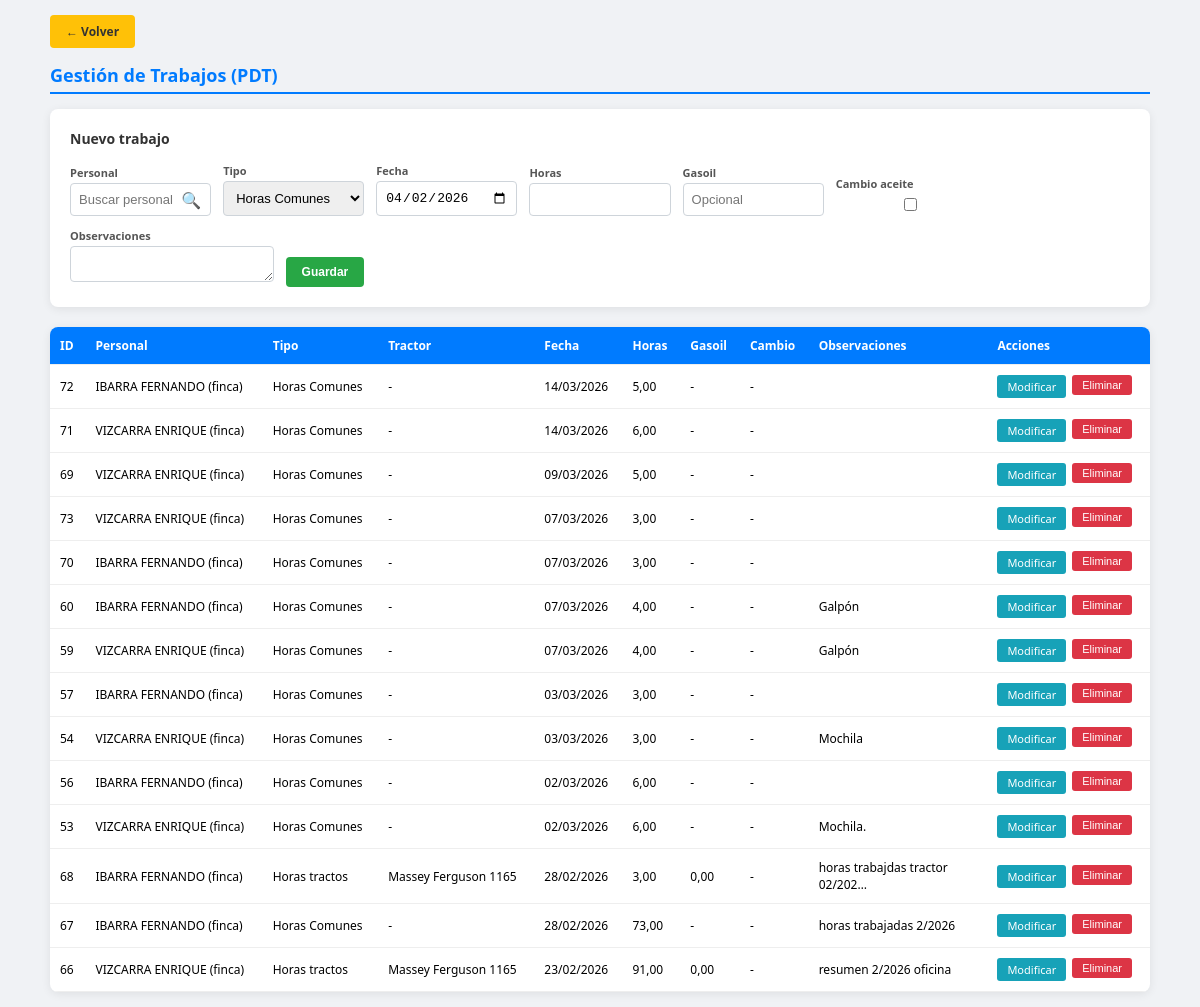
The app's page /gestion_trabajos.php (signed in), older data.
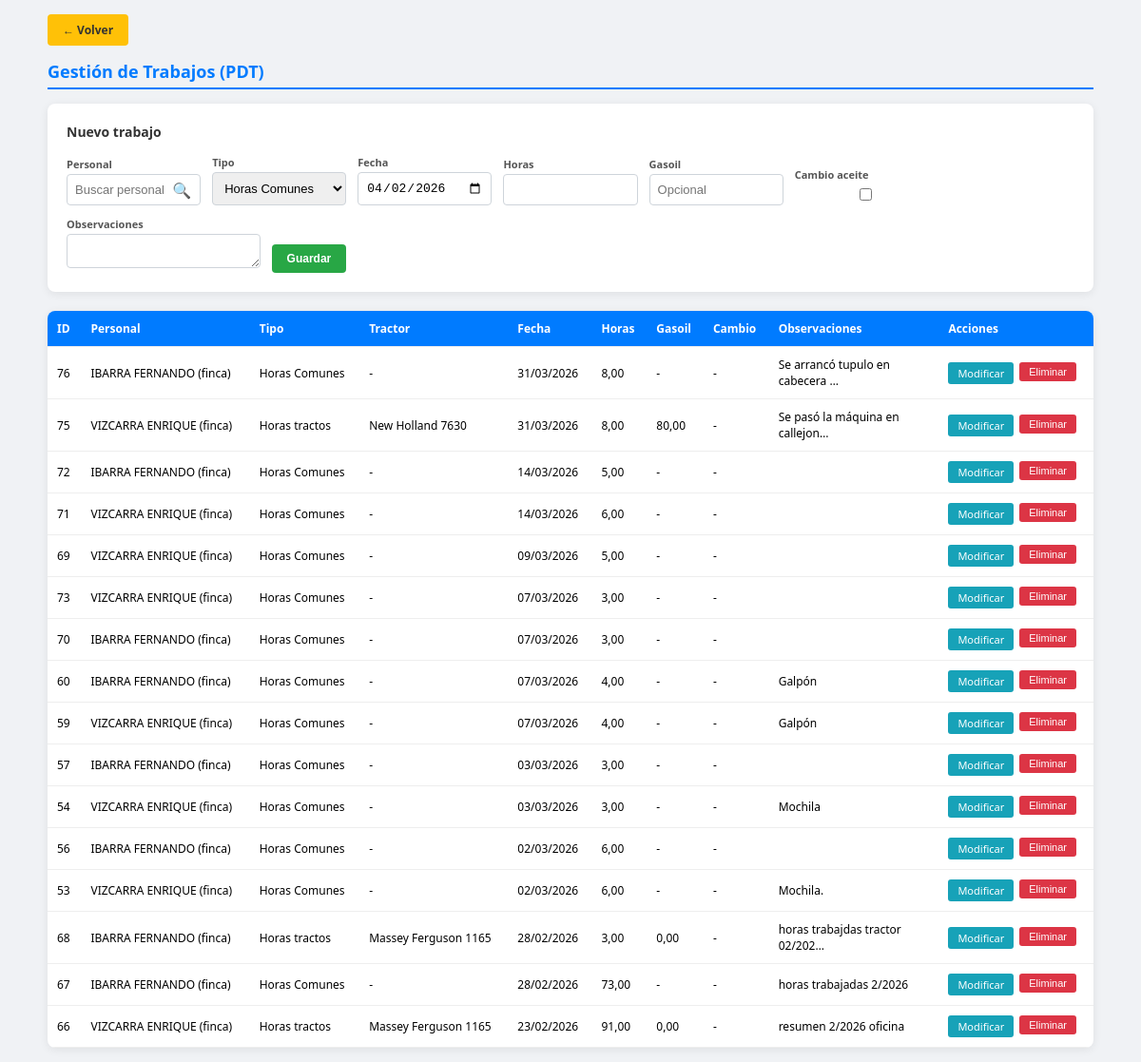
The same page, newer data.
### tables this page shows
CREATE TABLE `pdt` (
  `id` int(11) NOT NULL AUTO_INCREMENT,
  `usuario_id` int(11) NOT NULL,
  `tipo_horas` enum('Horas tractos','Horas Comunes') NOT NULL DEFAULT 'Horas Comunes',
  `tractor` varchar(100) DEFAULT NULL,
  `fecha` date NOT NULL,
  `horas` decimal(5,2) DEFAULT 0.00,
  `cant_gasoil` decimal(6,2) DEFAULT NULL,
  `cambio_aceite` tinyint(1) DEFAULT 0,
  `en_cc` tinyint(1) DEFAULT 0,
  `observaciones` text DEFAULT NULL,
  `fecha_creacion` timestamp NOT NULL DEFAULT current_timestamp(),
  `fecha_modificacion` timestamp NOT NULL DEFAULT current_timestamp() ON UPDATE current_timestamp(),
  PRIMARY KEY (`id`),
  KEY `idx_usuario` (`usuario_id`),
  KEY `idx_fecha` (`fecha`),
  CONSTRAINT `pdt_ibfk_1` FOREIGN KEY (`usuario_id`) REFERENCES `usuarios` (`id`) ON DELETE CASCADE
);

CREATE TABLE `usuarios` (
  `id` int(11) NOT NULL AUTO_INCREMENT,
  `apellido` varchar(150) NOT NULL,
  `dni` varchar(20) NOT NULL,
  `cuit` varchar(25) DEFAULT NULL,
  `domicilio` varchar(200) DEFAULT NULL,
  `email` varchar(100) DEFAULT NULL,
  `celular` varchar(20) DEFAULT NULL,
  `consorcio` varchar(100) DEFAULT NULL,
  PRIMARY KEY (`id`)
);

### gestion_trabajos.php (the view, shortened to what the changed rows need)
<?php
include 'db.php';
$editar = null;
$lista = [];
$res_lista = mysqli_query($conexion, "SELECT p.*, u.apellido AS usuario_nombre FROM pdt p
    INNER JOIN usuarios u ON u.id = p.usuario_id
    ORDER BY p.fecha DESC, p.id DESC LIMIT 500");
if ($res_lista) {
    while ($r = mysqli_fetch_assoc($res_lista)) {
        $lista[] = $r;
    }
}
?>
<!DOCTYPE html>
<html lang="es">
<head>
</head>
<body>
<div class="contenedor">
    <h1>Gestión de Trabajos (PDT)</h1>
    <div class="form-caja">
        <h2><?= $editar ? 'Modificar trabajo' : 'Nuevo trabajo' ?></h2>
    </div>
    <div class="grid-tabla">
        <table>
            <thead>
                <tr>
                    <th>ID</th>
                    <th>Personal</th>
                    <th>Tipo</th>
                    <th>Tractor</th>
                    <th>Fecha</th>
                    <th>Horas</th>
                    <th>Gasoil</th>
                    <th>Cambio</th>
                    <th>Observaciones</th>
                    <th>Acciones</th>
                </tr>
            </thead>
            <tbody>
                <?php if (empty($lista)): ?>
                <tr><td colspan="10" style="padding: 30px; text-align: center; color: #999;">No hay trabajos cargados</td></tr>
                <?php else: ?>
                <?php foreach ($lista as $p): ?>
                <tr>
                    <td><?= (int)$p['id'] ?></td>
                    <td><?= htmlspecialchars($p['usuario_nombre'] ?? '') ?></td>
                    <td><?= htmlspecialchars($p['tipo_horas'] ?? '-') ?></td>
                    <td><?= htmlspecialchars($p['tractor'] ?? '-') ?></td>
                    <td><?= date('d/m/Y', strtotime($p['fecha'])) ?></td>
                    <td><?= number_format((float)($p['horas'] ?? 0), 2, ',', '.') ?></td>
                    <td><?= isset($p['cant_gasoil']) && $p['cant_gasoil'] !== null ? number_format((float)$p['cant_gasoil'], 2, ',', '.') : '-' ?></td>
                    <td><?= (isset($p['cambio_aceite']) && $p['cambio_aceite'] == 1) ? '✓' : '-' ?></td>
                    <td style="max-width: 150px; overflow: hidden; text-overflow: ellipsis;"><?= htmlspecialchars(mb_substr($p['observaciones'] ?? '', 0, 30)) ?><?= mb_strlen($p['observaciones'] ?? '') > 30 ? '…' : '' ?></td>
                    <td>
                        <div class="acciones">
                            <a href="gestion_trabajos.php?editar=<?= (int)$p['id'] ?>" class="btn-mod">Modificar</a>
                            <form method="POST" style="display:inline;" onsubmit="return confirm('¿Eliminar este trabajo?');">
                                <button type="submit" name="eliminar" class="btn-del">Eliminar</button>
                            </form>
                        </div>
                    </td>
                </tr>
                <?php endforeach; ?>
                <?php endif; ?>
            </tbody>
        </table>
    </div>
</div>
</body>
</html>

Row changes from the older to the newer data that the page shows:
added pdt: id "76", usuario.apellido "IBARRA FERNANDO (finca)", tipo_horas "Horas Comunes", tractor "-", fecha "31/03/2026", horas "8,00", observaciones "Se arrancó tupulo en cabecera"
added pdt: id "75", usuario.apellido "VIZCARRA ENRIQUE (finca)", tipo_horas "Horas tractos", tractor "New Holland 7630", fecha "31/03/2026", horas "8,00", cant_gasoil "80,00", observaciones "Se pasó la máquina en callejon"
